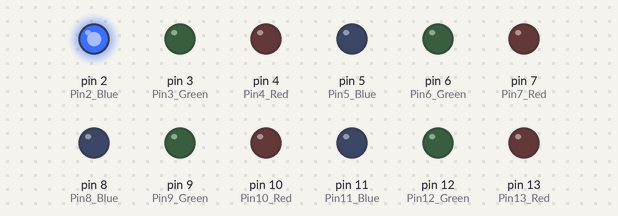
Recording of a sketch running on a simulated Arduino Uno, built with avr-gcc and run on an emulated ATmega328P. On the bench: output pins drawn as LEDs (lit = HIGH).

Above: at 0.1 s.
At 0.6 s:
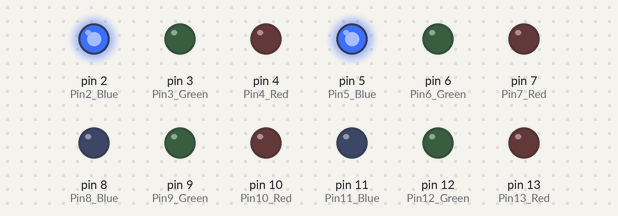
At 1.1 s:
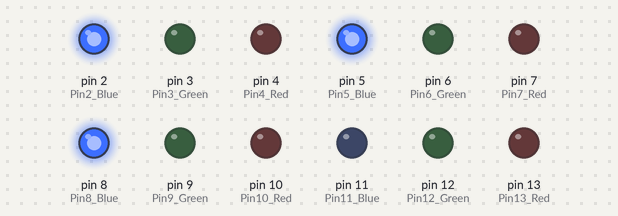
At 1.6 s:
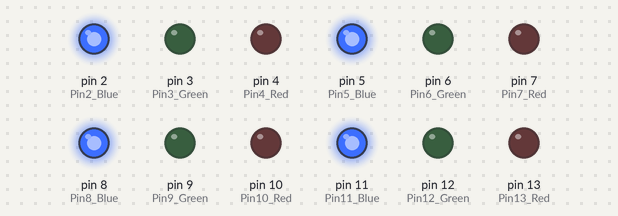
Timing chart, 0 to 3.1 s (numbered marks = the images above):
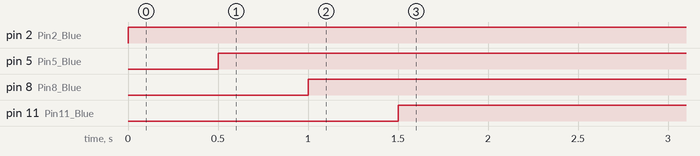

The sketch:

sketch.ino
```cpp
#define Pin13_Red 13
#define Pin12_Green 12
#define Pin11_Blue 11
#define Pin10_Red 10
#define Pin9_Green 9
#define Pin8_Blue 8
#define Pin7_Red 7
#define Pin6_Green 6
#define Pin5_Blue 5
#define Pin4_Red 4
#define Pin3_Green 3
#define Pin2_Blue 2

int start=0;
int End=0;

void leftToRight(int Start, int End) {

  for (int i = Start; i <= End; i += 3) {
    digitalWrite(i, HIGH);
    delay(500);
  }
}

void RightToLeft(int Start, int End) {

  for (int i = End; i <= Start; i -= 3) {
    digitalWrite(i, LOW);
    digitalWrite(i+1, HIGH);
    delay(500);
  }

}

void setup() {
  // put your setup code here, to run once:
  pinMode(Pin13_Red, OUTPUT);
  pinMode(Pin12_Green, OUTPUT);
  pinMode(Pin11_Blue, OUTPUT);
  pinMode(Pin10_Red, OUTPUT);
  pinMode(Pin9_Green, OUTPUT);
  pinMode(Pin8_Blue, OUTPUT);
  pinMode(Pin7_Red, OUTPUT);
  pinMode(Pin6_Green, OUTPUT);
  pinMode(Pin5_Blue, OUTPUT);
  pinMode(Pin4_Red, OUTPUT);
  pinMode(Pin3_Green, OUTPUT);
  pinMode(Pin2_Blue, OUTPUT);
}

void loop() {
  // put your main code here, to run repeatedly:
  leftToRight((start+2)%5, (End+11)%13);
  RightToLeft( (start+2)%5,(End+11)%13);
}
```

Measured:
- by itself, pin 2 (Pin2_Blue): LOW → HIGH at 0.00 s
- by itself, pin 5 (Pin5_Blue): LOW → HIGH at 0.50 s
- by itself, pin 8 (Pin8_Blue): LOW → HIGH at 1.0 s
- by itself, pin 11 (Pin11_Blue): LOW → HIGH at 1.5 s
